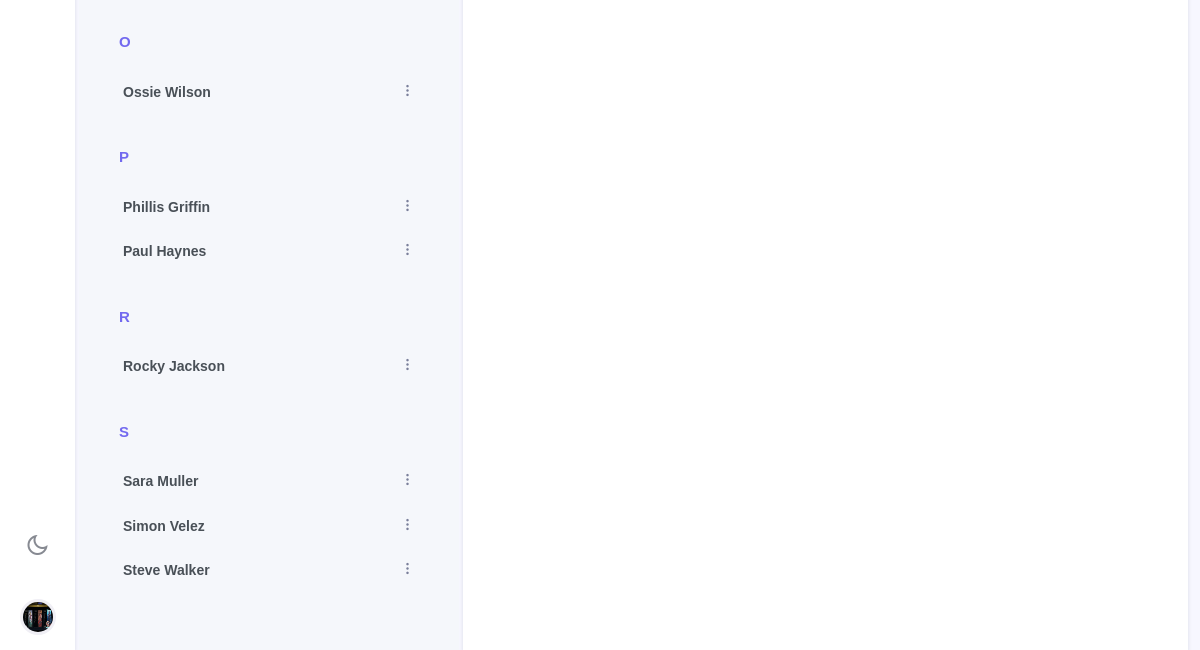
The app's page /chat/contracts/ (signed in, lower part), older data.
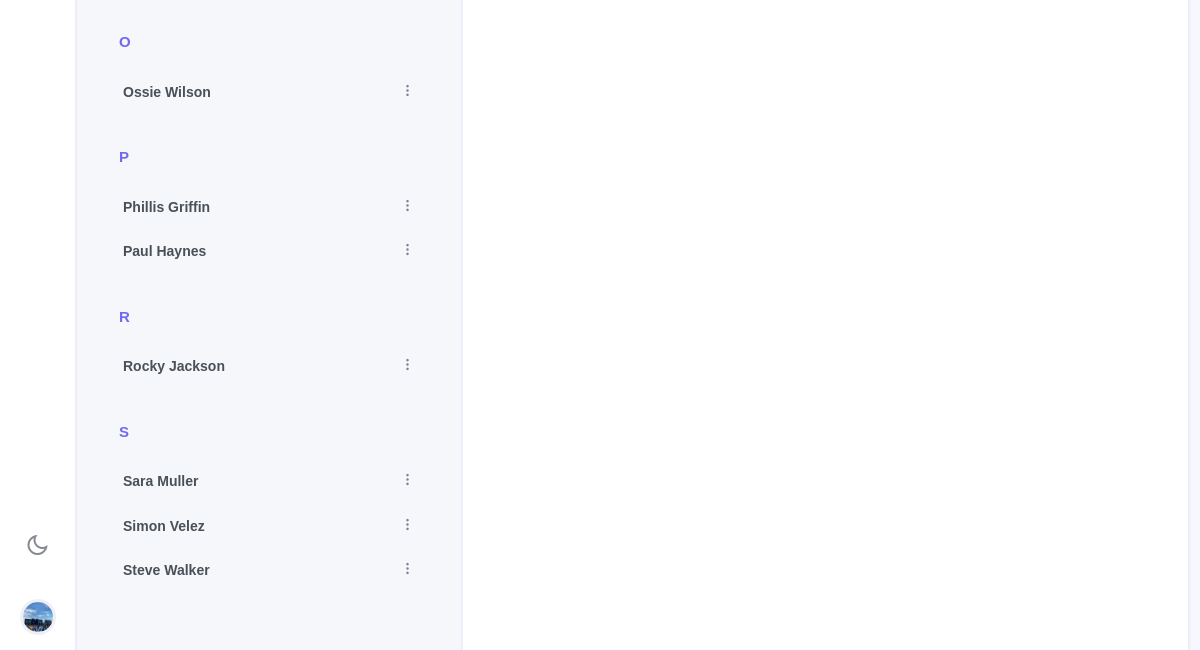
The same page, newer data.
### chat/models.py (models this page shows, shortened)
class Profile(models.Model):
    about_me = models.TextField(default='There is no Personal Signature here yet. You can add it through settings')
    image = models.ImageField(upload_to='profile_image', null=True, blank=True)
    user = models.OneToOneField(User, on_delete=models.CASCADE)
    location = models.CharField(max_length=50, default="Unkown")
    @property
    def image_url(self):
        if self.image == "":
            return "/media/static_default/{}.png".format(self.user_initial)
        else:
            return self.image.url

### chat/views.py (the view)
# urls.py: path('contracts/', views.contracts, name='contracts'),
@login_required
def contracts(request: HttpRequest, dark=False):
    if request.GET:
        dark = request.GET['dark']
        dark = False if dark == 'False' else True
    username = request.user.username
    user = get_object_or_404(User, username=username)
    profile = get_object_or_404(Profile, user=user)
    return render(
        request=request,
        template_name='chat/contracts.html',
        context={
            'profile': profile,
            'dark': dark,
            'light': not dark,
        }
    )

### templates/chat/contracts.html
{% extends 'chat/base.html' %}
{% block side_menu %}
    {% include "chat/side_menus/side_menu_contracts.html" %}
{% endblock %}
{% block leftsidebar %}
    {% include "chat/leftsidebar/leftsidebar_contracts.html" %}
{% endblock %}
{% block chat_conversation %}
    {% include "chat/body/body_contracts.html" %}
{% endblock %}

### templates/chat/side_menus/side_menu_contracts.html (shortened to what this page needs)
{% load static %}
<div class="side-menu flex-lg-column mr-lg-1">
<div class="flex-lg-column d-none d-lg-block">
    <ul class="nav side-menu-nav justify-content-center">
        <li class="nav-item">
            <a class="nav-link" id="light-dark" href="{% url 'chat:contracts'%}?{{'dark'}}={{light}}" data-toggle="tooltip" data-trigger="hover" data-placement="right" title="Dark / Light Mode">
                <i class="ri-sun-line theme-mode-icon"></i>
            </a>
        </li>
        <li class="nav-item btn-group dropup profile-user-dropdown">
            <a class="nav-link dropdown-toggle normal_container" href="#" role="button" data-toggle="dropdown" aria-haspopup="true" aria-expanded="false">
                <img src="{{ profile.image_url }}"  alt="" class="profile-user rounded-circle">
            </a>
        </li>
    </ul>
</div>
</div>

Row changes from the older to the newer data that the page shows:
changed Profile: image_url: a different picture
